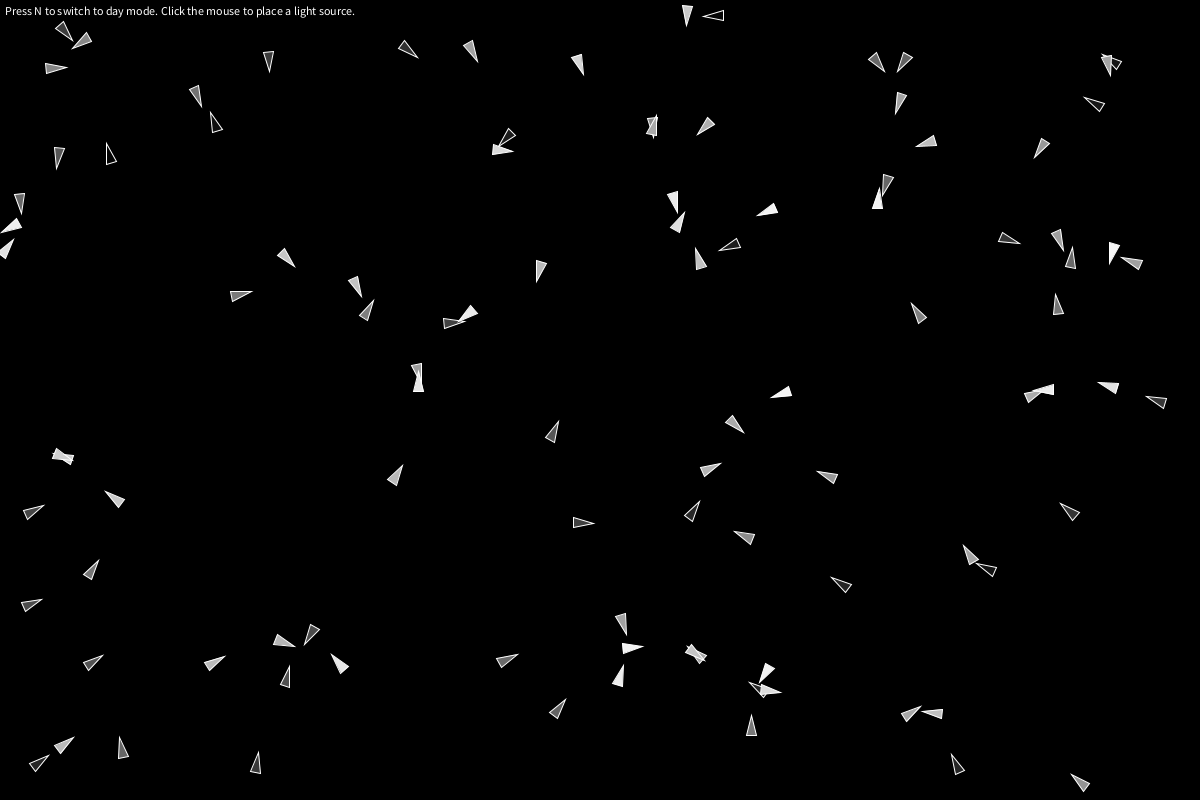
Frame 1 (no input)
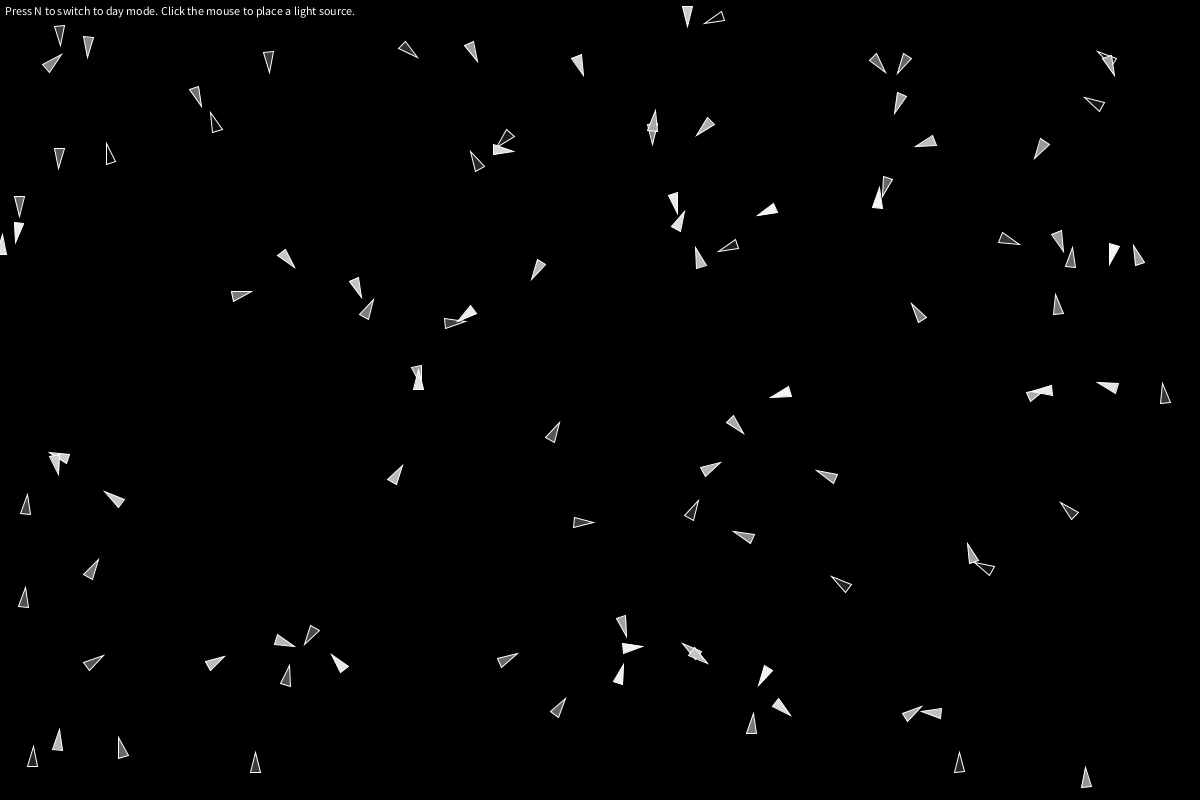
Frame 60 (the mouse pressed at the canvas centre just before this capture)
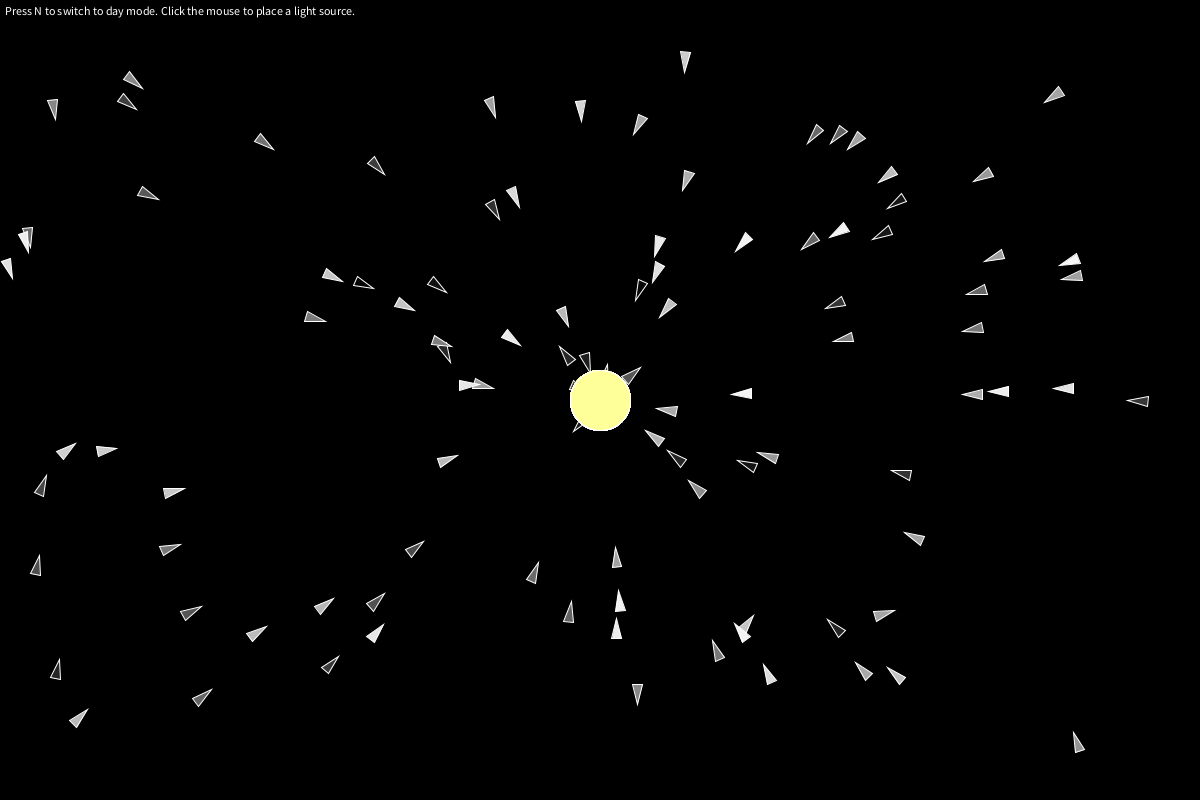
Frame 120 (the mouse held since frame 60 and released just before this capture)

The Processing sketch that drew these frames (run headless with seeded random() and noise(); from frame 60 on, the mouse is pressed at the canvas centre):

// Processing sketch: ecosystem_plus
// ── ecosystem_plus.pde
// Yiyang Xu
// Robota Psyche with Prof. Michael Shiloh
// March 9
// This project, as an midterm assignment, is to simulate an ecosystem in Processing. It incorporates the concepts we have learned from the book *Vehicles*, and is the continuation and complication of the previous ecosystem assignment.
// The ecosystem I tried to build consists of a group of insects. Each insect has a different initial velocity represented by the black & white gradient. They have two different sets of behavior in the dark mode and the day mode.



int mode = 0;
Mover[] movers = new Mover[100]; // insects
ArrayList<LightSource> LightSources = new ArrayList<LightSource>(); // light sources

void setup() {
  size(1200,800);
  // LightSources.add(new LightSource(width/2, height/2));

  for (int i = 0; i < movers.length; i++) {
    // Each Mover is initialized randomly.
    movers[i] = new Mover(random(width), random(height)); // initial location
  }
}

void draw() {
  if (mode == 0) { // dark mode
    background(0,0,0);
    // fill(255, 50);
    // rect(0, 0, width, height);
    
    fill(255,255,255);
    if (LightSources.size() >= 5) {
      text("Press N to switch to day mode. Click the mouse to place a light source. You reached the maximum number of light sources permitted.", 5,15);
    } else {
      text("Press N to switch to day mode. Click the mouse to place a light source.", 5,15);
    }
  }
  
  else if (mode == 1) { // day mode
    background(255,255,255);
    // fill(255, 50);
    // rect(0, 0, width, height);

    fill(0,0,0);
    if (LightSources.size() >= 5) {
      text("Press N to switch to dark mode. Click the mouse to place a light source. You reached the maximum number of light sources permitted.", 5,15);
    } else {
      text("Press N to switch to dark mode. Click the mouse to place a light source.", 5,15);
    }
  }

  // For each mover
  for (int i = 0; i < movers.length; i++) {
    // Apply the attraction force from the LightSources on this mover
    for (int j = 0; j < LightSources.size(); j++) {
      LightSources.get(j).display();
      PVector aForce = LightSources.get(j).seek(movers[i]);
      movers[i].applyForce(aForce);
    }

    // Now apply the force from all the other movers on this mover
    for (int j = 0; j < movers.length; j++) {
      // Don’t attract yourself!
      if (i != j) {
        PVector force = movers[j].attract(movers[i]);
        movers[i].applyForce(force);
      }
    }

    movers[i].update();
    movers[i].display();
    movers[i].checkEdges();
  }
}

void mousePressed() {
  if (LightSources.size() < 5) LightSources.add(new LightSource(mouseX, mouseY));
}

void keyPressed() {
  if (key == 'n' || key == 'N') {
    if (mode == 0) mode = 1;
    else if (mode == 1) mode = 0;
  }
}


class LightSource {
  float mass;
  PVector location;
  // float G;
  float maxspeed;
  float maxforce;

  LightSource(int _x_, int _y_) {
    location = new PVector(_x_, _y_);
    mass = 30;
    // G = 0.4;
    maxspeed = 5;
  }

  // PVector attract(Mover m) {
  //   PVector force = PVector.sub(location, m.location);
  //   float distance = force.mag();
  //   // Remember, we need to constrain the distance
  //   // so that our vehicle doesn’t spin out of control.
  //   distance = constrain(distance, 5.0, 25.0);

  //   force.normalize();
  //   float strength = (G * mass * m.mass) / (distance * distance);
  //   force.mult(strength);
  //   return force;
  // }

  // Our seek steering force algorithm
  PVector seek(Mover m) {
    if (mode == 0) maxforce = 0.05;
    else if (mode == 1) maxforce = 0.005;
    PVector desired = PVector.sub(location, m.location);
    desired.normalize();
    desired.mult(maxspeed);
    PVector steer = PVector.sub(desired, m.velocity);
    steer.limit(maxforce);
    return (steer);
  }

  void display() {
    fill(255,255,153);
    ellipse(location.x, location.y, mass*2, mass*2);
  }
}



class Mover {
  PVector location;
  PVector velocity;
  PVector acceleration;
  float mass;
  float G = 0.4;
  float myColor;

  Mover(float _x_, float _y_) {
    mass = random(0.01, 2.55);
    location = new PVector(_x_, _y_);
    velocity = new PVector(0, 0);
    acceleration = new PVector(0, 0);
    myColor = mass * 100;
  }

  // Newton’s second law.
  void applyForce(PVector force) {
    // Receive a force, divide by mass, and add to acceleration.
    PVector f = PVector.div(force, mass);
    acceleration.add(f);
  }

  // The Mover now knows how to attract another Mover.
  PVector attract(Mover m) {
    PVector force = PVector.sub(location, m.location);
    float distance = force.mag();
    if (mode == 1) distance = constrain(distance, 5, 20.0);
    force.normalize();
    float strength = (G * mass * m.mass) / (distance * distance);
    if (mode == 1 || mass - m.mass >= 2) strength *= -0.5;
    force.mult(strength);
    force.limit(50);
    return force;
  }

  void update() {
    velocity.add(acceleration);
    location.add(velocity);
    acceleration.mult(0);
  }

  void display() {
    if (mode == 0) stroke(255, 255, 255);
    else stroke (0,0,0);
    fill(myColor);
    // Rotate the mover to point in the direction of travel
    // Translate to the center of the move
    pushMatrix();
    translate(location.x, location.y);
    rotate(velocity.heading());
    triangle(0, 5, 0, -5, 20, 0);
    popMatrix();
  }

  // With this code an object bounces when it hits the edges of a window.
  // Alternatively objects could vanish or reappear on the other side
  // or reappear at a random location or other ideas. Also instead of
  // bouncing at full-speed vehicles might lose speed. So many options!
  void checkEdges() {
    if (location.x > width*.95) {
      velocity.x *= 0.7; // slow down near the edge
    } else if (location.x < width*0.05) {
      velocity.x *= 0.7; // slow down near the edge
    }
    if (location.y > height*0.95) {
      velocity.x *= 0.7; // slow down near the edge
    } else if (location.y < height*0.05) {
      velocity.x *= 0.7; // slow down near the edge
    }

    if (location.x > width) {
      location.x = width-5;
      velocity.x *= -0.9; // bounce back with energy loss
    } else if (location.x < 0) {
      location.x = 5;
      velocity.x *= -0.9; // bounce back with energy loss
    }
    if (location.y > height) {
      location.y = height-5;
      velocity.y *= -0.9; // bounce back with energy loss
    } else if (location.y < 0) {
      location.y = 5;
      velocity.y *= -0.9; // bounce back with energy loss
    }
  }
}
